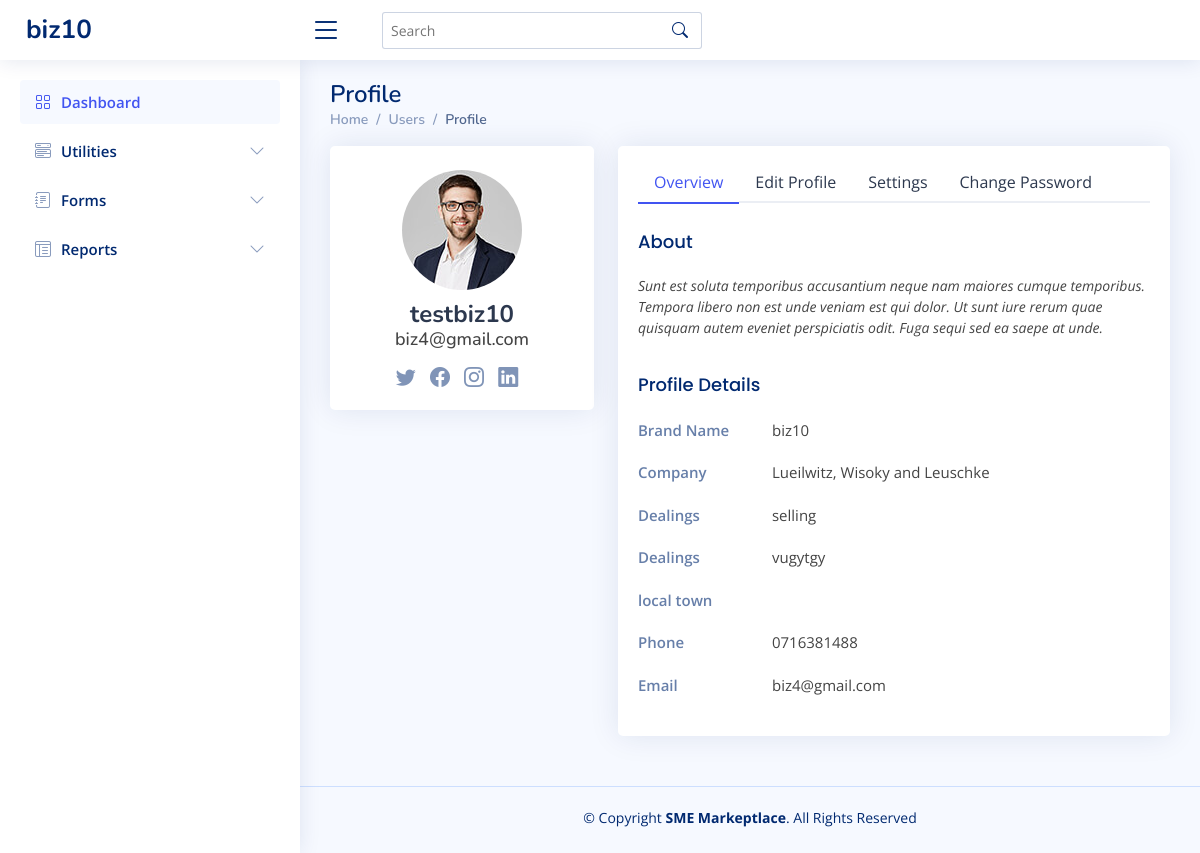
The app's page /profile/ (signed in) with its own data.
### Service/models.py (models this page shows, shortened)
class Business(models.Model):
    user = models.OneToOneField(User, on_delete=models.CASCADE,null=True, related_name="businesses")
    brand_name = models.CharField(max_length=20,default="none")
    logo = models.ImageField(upload_to="photos/logos",null=True,blank=True)
    liscences = models.ImageField(upload_to="photos/liscences",null=True,blank=True)
    phone_number = models.CharField(max_length=10)
    photo = models.ImageField(upload_to="photos/Businesses",null=True,blank=True)

class Dealings(models.Model):
    business = models.ForeignKey('Business', on_delete=models.CASCADE)
    dealing_list = models.CharField(max_length=50,default="selling") # products or services or both
    dealings = models.TextField(max_length=1000) # descibe what you do

### Service/views.py (the view)
# urls.py: path('profile/', profile, name='profile'),
def profile(request):
    user = request.user
    business = Business.objects.get(user=user)
    dealings = Dealings.objects.get(business=business)
    location = BusinessLocation.objects.all() # solve this error
    userForm=UserForm(instance=user)
    businessForm=BusinessForm(instance=business)
    form = ChangePasswordForm()
    if request.method=='post':
        return redirect(change_password, id)
    mydict = {
        'user':user,
        'form':form,
        'business':business,
        'dealings':dealings,
        'userForm':userForm,
        'businessForm':businessForm
        }
    return render(request, "business_home/NiceAdmin/users-profile.html", mydict)

### Service/forms.py (shortened to what this page needs)
class ChangePasswordForm(forms.Form):
    current_password = forms.CharField()
    password1 = forms.CharField()
    password2 = forms.CharField()

class UserForm(forms.ModelForm):
    class Meta:
        model = User
        fields = ['username','password','email']

### templates/business_home/NiceAdmin/users-profile.html (shortened to what this page needs)
<!DOCTYPE html>
{% extends './index.html' %}
{% load widget_tweaks %}
  {% load static %}
    {% block main %}
    <div class="pagetitle col-fluid">
      <h1>Profile</h1>
      <nav>
        <ol class="breadcrumb">
          <li class="breadcrumb-item"><a href="index.html">Home</a></li>
          <li class="breadcrumb-item">Users</li>
          <li class="breadcrumb-item active">Profile</li>
        </ol>
      </nav>
    </div>
    <section class="section profile">
      <div class="row">
        <div class="col-xl-4">
          <div class="card">
            <div class="card-body profile-card pt-4 d-flex flex-column align-items-center">
              <img src="assets/img/profile-img.jpg" alt="Profile" class="rounded-circle">
              <h2>{{ user.username }}</h2>
              <h3>{{ user.email }}</h3>
              <div class="social-links mt-2">
                <a href="#" class="twitter"><i class="bi bi-twitter"></i></a>
                <a href="#" class="facebook"><i class="bi bi-facebook"></i></a>
                <a href="#" class="instagram"><i class="bi bi-instagram"></i></a>
                <a href="#" class="linkedin"><i class="bi bi-linkedin"></i></a>
              </div>
            </div>
          </div>
        </div>
        <div class="col-xl-8">
          <div class="card">
            <div class="card-body pt-3">
              <ul class="nav nav-tabs nav-tabs-bordered">
                <li class="nav-item">
                  <button class="nav-link active" data-bs-toggle="tab" data-bs-target="#profile-overview">Overview</button>
                </li>
                <li class="nav-item">
                  <button class="nav-link" data-bs-toggle="tab" data-bs-target="#profile-edit">Edit Profile</button>
                </li>
                <li class="nav-item">
                  <button class="nav-link" data-bs-toggle="tab" data-bs-target="#profile-settings">Settings</button>
                </li>
                <li class="nav-item">
                  <button class="nav-link" data-bs-toggle="tab" data-bs-target="#profile-change-password">Change Password</button>
                </li>
              </ul>
              <div class="tab-content pt-2">
                <div class="tab-pane fade show active profile-overview" id="profile-overview">
                  <h5 class="card-title">About</h5>
                  <p class="small fst-italic">Sunt est soluta temporibus accusantium neque nam maiores cumque temporibus. Tempora libero non est unde veniam est qui dolor. Ut sunt iure rerum quae quisquam autem eveniet perspiciatis odit. Fuga sequi sed ea saepe at unde.</p>
                  <h5 class="card-title">Profile Details</h5>
                  <div class="row">
                    <div class="col-lg-3 col-md-4 label ">Brand Name</div>
                    <div class="col-lg-9 col-md-8">{{ business.brand_name }}</div>
                  </div>
                  <div class="row">
                    <div class="col-lg-3 col-md-4 label">Company</div>
                    <div class="col-lg-9 col-md-8">Lueilwitz, Wisoky and Leuschke</div>
                  </div>
                  <div class="row">
                    <div class="col-lg-3 col-md-4 label">Dealings</div>
                    <div class="col-lg-9 col-md-8">{{ dealings.dealing_list }}</div>
                  </div>
                  <div class="row">
                    <div class="col-lg-3 col-md-4 label">Dealings</div>
                    <div class="col-lg-9 col-md-8">{{ dealings.dealings }}</div>
                  </div>
                  <div class="row">
                    <div class="col-lg-3 col-md-4 label">local town</div>
                    <div class="col-lg-9 col-md-8">{{ business.businesslocation.local_town }}</div>
                  </div>
                  <div class="row">
                    <div class="col-lg-3 col-md-4 label">Phone</div>
                    <div class="col-lg-9 col-md-8">{{ business.phone_number }}</div>
                  </div>
                  <div class="row">
                    <div class="col-lg-3 col-md-4 label">Email</div>
                    <div class="col-lg-9 col-md-8">{{ user.email }}</div>
                  </div>
                </div>
              </div>
            </div>
          </div>
        </div>
      </div>
    </section>
{% endblock main %}

### templates/business_home/NiceAdmin/base.html (shortened to what this page needs)
<!DOCTYPE html>
<html lang="en">
<head>
  {% load static %}
  {% block style %}{% endblock style %}
</head>
<body>
    {% block header %}
  <header id="header" class="header fixed-top d-flex align-items-center">
    <div class="d-flex align-items-center justify-content-between">
      <a href="{% url 'business_home' %}" class="logo d-flex align-items-center">
        <span class="d-none d-lg-block">{{ user.businesses.brand_name }}</span>
      </a>
      <i class="bi bi-list toggle-sidebar-btn"></i>
    </div>
    <div class="search-bar" style="margin-right: 600px; margin-left: 20px;">
      <form class="search-form d-flex align-items-center" method="POST" action="#">
        <input type="text" name="query" placeholder="Search" title="Enter search keyword">
        <button type="submit" title="Search"><i class="bi bi-search"></i></button>
      </form>
    </div>
  </header>
{% endblock header %}
{% block sidebar %}
  <aside id="sidebar" class="sidebar">
    <ul class="sidebar-nav" id="sidebar-nav">
      <li class="nav-item">
        <a class="nav-link " href="{% url 'business_home' %}">
          <i class="bi bi-grid"></i>
          <span>Dashboard</span>
        </a>
      </li>
      <li class="nav-item">
        <a class="nav-link collapsed" data-bs-target="#components-nav" data-bs-toggle="collapse" href="#">
          <i class="bi bi-menu-button-wide"></i><span>Utilities</span><i class="bi bi-chevron-down ms-auto"></i>
        </a>
      </li>
      <li class="nav-item">
        <a class="nav-link collapsed" data-bs-target="#forms-nav" data-bs-toggle="collapse" href="#">
          <i class="bi bi-journal-text"></i><span>Forms</span><i class="bi bi-chevron-down ms-auto"></i>
        </a>
      </li>
      <li class="nav-item">
        <a class="nav-link collapsed" data-bs-target="#tables-nav" data-bs-toggle="collapse" href="#">
          <i class="bi bi-layout-text-window-reverse"></i><span>Reports</span><i class="bi bi-chevron-down ms-auto"></i>
        </a>
      </li>
    </ul>
  </aside>
{% endblock sidebar %}
  <main id="main" class="main">
    {% block main %}{% endblock main %}
  </main>
  {% block footer %}
  <footer id="footer" class="footer">
    <div class="copyright">
      &copy; Copyright <strong><span>SME Markeptlace</span></strong>. All Rights Reserved
    </div>
    <div class="credits">
    </div>
  </footer>
  {% endblock footer %}
</body>
</html>

### static/styling/business_home/assets/css/style.css (style rules this page uses)
:root { scroll-behavior: smooth; }
body { font-family: "Open Sans", sans-serif; background: #f6f9ff; color: #444444; }
a { color: #4154f1; text-decoration: none; }
h1, h2, h3, h4, h5, h6 { font-family: "Nunito", sans-serif; }
#main { margin-top: 60px; padding: 20px 30px; transition: all 0.3s; }
.pagetitle { margin-bottom: 10px; }
.pagetitle h1 { font-size: 24px; margin-bottom: 0; font-weight: 600; color: #012970; }
.card { margin-bottom: 30px; border: none; border-radius: 5px; box-shadow: 0px 0 30px rgba(1, 41, 112, 0.1); }
.card-title { padding: 20px 0 15px 0; font-size: 18px; font-weight: 500; color: #012970; font-family: "Poppins", sans-serif; }
.card-body { padding: 0 20px 20px 20px; }
.breadcrumb { font-size: 14px; font-family: "Nunito", sans-serif; color: #899bbd; font-weight: 600; }
.breadcrumb a { color: #899bbd; transition: 0.3s; }
.breadcrumb .breadcrumb-item::before { color: #899bbd; }
.breadcrumb .active { color: #51678f; font-weight: 600; }
.nav-tabs-bordered { border-bottom: 2px solid #ebeef4; }
.nav-tabs-bordered .nav-link { margin-bottom: -2px; border: none; color: #2c384e; }
.nav-tabs-bordered .nav-link.active { background-color: #fff; color: #4154f1; border-bottom: 2px solid #4154f1; }
.logo { line-height: 1; }
@media (min-width: 1200px) { .logo { width: 280px; } }
.logo span { font-size: 26px; font-weight: 700; color: #012970; font-family: "Nunito", sans-serif; }
.header { transition: all 0.5s; z-index: 997; height: 60px; box-shadow: 0px 2px 20px rgba(1, 41, 112, 0.1); background-color: #fff; padding-left: 20px; }
.header .toggle-sidebar-btn { font-size: 32px; padding-left: 10px; cursor: pointer; color: #012970; }
.header .search-bar { min-width: 360px; padding: 0 20px; }
.header .search-form { width: 100%; }
.header .search-form input { border: 0; font-size: 14px; color: #012970; border: 1px solid rgba(1, 41, 112, 0.2); padding: 7px 38px 7px 8px; border-radius: 3px; transition: 0.3s; width: 100%; }
.header .search-form button { border: 0; padding: 0; margin-left: -30px; background: none; }
.header .search-form button i { color: #012970; }
.sidebar { position: fixed; top: 60px; left: 0; bottom: 0; width: 300px; z-index: 996; transition: all 0.3s; padding: 20px; overflow-y: auto; scrollbar-width: thin; scrollbar-color: #aab7cf transparent; box-shadow: 0px 0px 20px rgba(1, 41, 112, 0.1); background-color: #fff; }
@media (min-width: 1200px) { #main, #footer { margin-left: 300px; } }
.sidebar-nav { padding: 0; margin: 0; list-style: none; }
.sidebar-nav li { padding: 0; margin: 0; list-style: none; }
.sidebar-nav .nav-item { margin-bottom: 5px; }
.sidebar-nav .nav-link { display: flex; align-items: center; font-size: 15px; font-weight: 600; color: #4154f1; transition: 0.3; background: #f6f9ff; padding: 10px 15px; border-radius: 4px; }
.sidebar-nav .nav-link i { font-size: 16px; margin-right: 10px; color: #4154f1; }
.sidebar-nav .nav-link.collapsed { color: #012970; background: #fff; }
.sidebar-nav .nav-link.collapsed i { color: #899bbd; }
.sidebar-nav .nav-link .bi-chevron-down { margin-right: 0; transition: transform 0.2s ease-in-out; }
.profile .profile-card img { max-width: 120px; }
.profile .profile-card h2 { font-size: 24px; font-weight: 700; color: #2c384e; margin: 10px 0 0 0; }
.profile .profile-card h3 { font-size: 18px; }
.profile .profile-card .social-links a { font-size: 20px; display: inline-block; color: rgba(1, 41, 112, 0.5); line-height: 0; margin-right: 10px; transition: 0.3s; }
.profile .profile-overview .row { margin-bottom: 20px; font-size: 15px; }
.profile .profile-overview .card-title { color: #012970; }
.profile .profile-overview .label { font-weight: 600; color: rgba(1, 41, 112, 0.6); }
.footer { padding: 20px 0; font-size: 14px; transition: all 0.3s; border-top: 1px solid #cddfff; }
.footer .copyright { text-align: center; color: #012970; }
.footer .credits { padding-top: 5px; text-align: center; font-size: 13px; color: #012970; }

### records on screen
Business: brand_name "biz10", phone_number "0716381488"
Dealings: dealing_list "selling", dealings "vugytgy"

### other values on screen
{{ user.businesses.brand_name }} "biz10"
{{ user.username }} "testbiz10"
{{ user.email }} "biz4@gmail.com"
